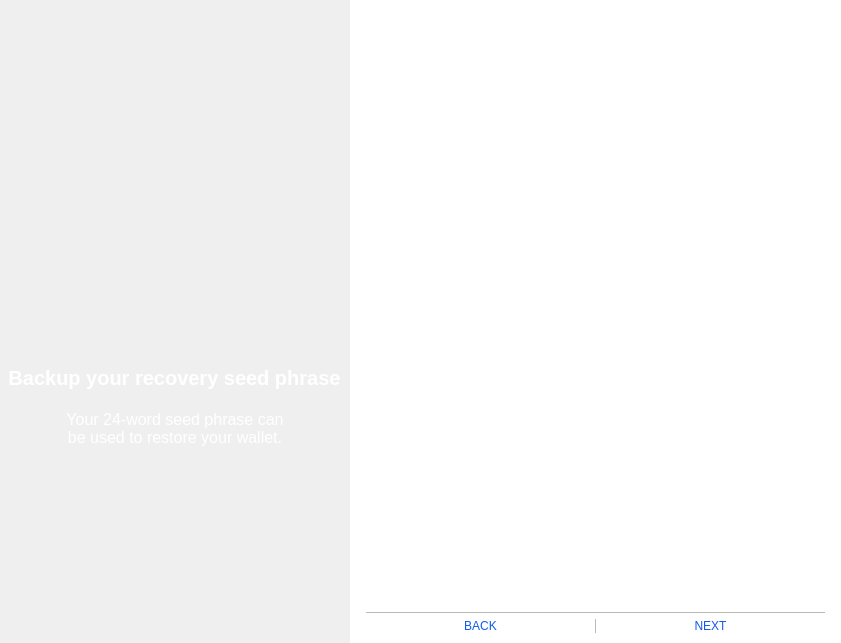
<?xml version="1.0" encoding="UTF-8"?>
<ui version="4.0">
 <class>TutorialWidget</class>
 <widget class="QDialog" name="TutorialWidget">
  <property name="geometry">
   <rect>
    <x>0</x>
    <y>0</y>
    <width>841</width>
    <height>643</height>
   </rect>
  </property>
  <property name="windowTitle">
   <string>Form</string>
  </property>
  <property name="styleSheet">
   <string notr="true">border:none;
padding:0px;
margin:0px;</string>
  </property>
  <layout class="QHBoxLayout" name="horizontalLayout_2">
   <property name="spacing">
    <number>0</number>
   </property>
   <property name="leftMargin">
    <number>0</number>
   </property>
   <property name="topMargin">
    <number>0</number>
   </property>
   <property name="rightMargin">
    <number>0</number>
   </property>
   <property name="bottomMargin">
    <number>0</number>
   </property>
   <item>
    <widget class="QFrame" name="containerLeft">
     <property name="minimumSize">
      <size>
       <width>350</width>
       <height>0</height>
      </size>
     </property>
     <property name="maximumSize">
      <size>
       <width>350</width>
       <height>16777215</height>
      </size>
     </property>
     <property name="styleSheet">
      <string notr="true">#containerLeft {
    border-image: url(&quot;:/icons/Banner_inicio2&quot;) 0 0 0 0 stretch stretch;
    padding:0px;
    margin:0px;
    border:none;
}</string>
     </property>
     <property name="frameShape">
      <enum>QFrame::StyledPanel</enum>
     </property>
     <property name="frameShadow">
      <enum>QFrame::Raised</enum>
     </property>
     <property name="lineWidth">
      <number>0</number>
     </property>
     <layout class="QVBoxLayout" name="verticalLayout_3">
      <property name="spacing">
       <number>0</number>
      </property>
      <property name="leftMargin">
       <number>0</number>
      </property>
      <property name="topMargin">
       <number>0</number>
      </property>
      <property name="rightMargin">
       <number>0</number>
      </property>
      <property name="bottomMargin">
       <number>0</number>
      </property>
      <item>
       <spacer name="verticalSpacer_8">
        <property name="orientation">
         <enum>Qt::Vertical</enum>
        </property>
        <property name="sizeHint" stdset="0">
         <size>
          <width>20</width>
          <height>40</height>
         </size>
        </property>
       </spacer>
      </item>
      <item alignment="Qt::AlignHCenter">
       <widget class="QLabel" name="imgTutorial">
        <property name="minimumSize">
         <size>
          <width>150</width>
          <height>150</height>
         </size>
        </property>
        <property name="maximumSize">
         <size>
          <width>150</width>
          <height>150</height>
         </size>
        </property>
        <property name="text">
         <string/>
        </property>
        <property name="alignment">
         <set>Qt::AlignCenter</set>
        </property>
       </widget>
      </item>
      <item>
       <spacer name="verticalSpacer_9">
        <property name="orientation">
         <enum>Qt::Vertical</enum>
        </property>
        <property name="sizeType">
         <enum>QSizePolicy::Fixed</enum>
        </property>
        <property name="sizeHint" stdset="0">
         <size>
          <width>20</width>
          <height>20</height>
         </size>
        </property>
       </spacer>
      </item>
      <item alignment="Qt::AlignHCenter">
       <widget class="QLabel" name="messageTop">
        <property name="font">
         <font>
          <pointsize>-1</pointsize>
          <weight>75</weight>
          <bold>true</bold>
         </font>
        </property>
        <property name="styleSheet">
         <string notr="true">font-size:20px;
font-weight:bold;
color:#FFFFFF;</string>
        </property>
        <property name="text">
         <string>Backup your recovery seed phrase</string>
        </property>
        <property name="alignment">
         <set>Qt::AlignCenter</set>
        </property>
       </widget>
      </item>
      <item>
       <spacer name="verticalSpacer">
        <property name="orientation">
         <enum>Qt::Vertical</enum>
        </property>
        <property name="sizeType">
         <enum>QSizePolicy::Fixed</enum>
        </property>
        <property name="sizeHint" stdset="0">
         <size>
          <width>20</width>
          <height>20</height>
         </size>
        </property>
       </spacer>
      </item>
      <item alignment="Qt::AlignHCenter">
       <widget class="QLabel" name="messageBottom">
        <property name="styleSheet">
         <string notr="true">font-size:16px;
color:#FFFFFF;
padding:0 20px;</string>
        </property>
        <property name="text">
         <string>Your 24-word seed phrase can 
be used to restore your wallet.</string>
        </property>
        <property name="alignment">
         <set>Qt::AlignCenter</set>
        </property>
       </widget>
      </item>
      <item>
       <spacer name="verticalSpacer_10">
        <property name="orientation">
         <enum>Qt::Vertical</enum>
        </property>
        <property name="sizeHint" stdset="0">
         <size>
          <width>20</width>
          <height>40</height>
         </size>
        </property>
       </spacer>
      </item>
     </layout>
    </widget>
   </item>
   <item>
    <widget class="QFrame" name="frame_2">
     <property name="layoutDirection">
      <enum>Qt::LeftToRight</enum>
     </property>
     <property name="styleSheet">
      <string notr="true">padding-left:16px;
padding-right:16px;
background-color:white;</string>
     </property>
     <property name="frameShape">
      <enum>QFrame::StyledPanel</enum>
     </property>
     <property name="frameShadow">
      <enum>QFrame::Raised</enum>
     </property>
     <layout class="QVBoxLayout" name="verticalLayout_4" stretch="0,0,0">
      <property name="spacing">
       <number>0</number>
      </property>
      <property name="leftMargin">
       <number>0</number>
      </property>
      <property name="topMargin">
       <number>0</number>
      </property>
      <property name="rightMargin">
       <number>0</number>
      </property>
      <property name="bottomMargin">
       <number>10</number>
      </property>
      <item>
       <widget class="QStackedWidget" name="QStackTutorialContainer">
        <property name="styleSheet">
         <string notr="true">#frame2{
	background-color: white;
	border: none;
	padding: 0em 0em;
}</string>
        </property>
        <widget class="QWidget" name="page_3"/>
        <widget class="QWidget" name="page_4"/>
       </widget>
      </item>
      <item>
       <widget class="QLabel" name="line_2">
        <property name="maximumSize">
         <size>
          <width>16777215</width>
          <height>1</height>
         </size>
        </property>
        <property name="styleSheet">
         <string notr="true">background-color:#bababa;</string>
        </property>
        <property name="text">
         <string/>
        </property>
       </widget>
      </item>
      <item>
       <layout class="QHBoxLayout" name="containerBtns" stretch="1,0,1">
        <property name="sizeConstraint">
         <enum>QLayout::SetDefaultConstraint</enum>
        </property>
        <property name="leftMargin">
         <number>0</number>
        </property>
        <property name="topMargin">
         <number>6</number>
        </property>
        <item>
         <widget class="QPushButton" name="btnBack">
          <property name="sizePolicy">
           <sizepolicy hsizetype="Minimum" vsizetype="Maximum">
            <horstretch>0</horstretch>
            <verstretch>0</verstretch>
           </sizepolicy>
          </property>
          <property name="focusPolicy">
           <enum>Qt::NoFocus</enum>
          </property>
          <property name="styleSheet">
           <string notr="true">#btnBack {
color:#105aef; 
border: none;
padding: 0em 0em;
}

#btnBack:hover {
color:#0e45b4; 
}</string>
          </property>
          <property name="text">
           <string>BACK</string>
          </property>
         </widget>
        </item>
        <item>
         <widget class="QLabel" name="btnLineSeparator">
          <property name="enabled">
           <bool>true</bool>
          </property>
          <property name="minimumSize">
           <size>
            <width>1</width>
            <height>0</height>
           </size>
          </property>
          <property name="maximumSize">
           <size>
            <width>1</width>
            <height>36</height>
           </size>
          </property>
          <property name="autoFillBackground">
           <bool>false</bool>
          </property>
          <property name="styleSheet">
           <string notr="true">background-color:#bababa;</string>
          </property>
          <property name="text">
           <string/>
          </property>
          <property name="scaledContents">
           <bool>false</bool>
          </property>
          <property name="alignment">
           <set>Qt::AlignCenter</set>
          </property>
         </widget>
        </item>
        <item>
         <widget class="QPushButton" name="btnNext">
          <property name="sizePolicy">
           <sizepolicy hsizetype="Minimum" vsizetype="Maximum">
            <horstretch>0</horstretch>
            <verstretch>0</verstretch>
           </sizepolicy>
          </property>
          <property name="focusPolicy">
           <enum>Qt::NoFocus</enum>
          </property>
          <property name="styleSheet">
           <string notr="true">#btnNext {
color:#105aef;
border: none;
padding: 0em 0em;
} 

#btnNext:focus { 
 background-color: rgb(255, 255, 255);
 border:none; 
}

#btnNext:hover {
color:#0e45b4;
} 

#btnNext:checked{
    background-color: none;
    border: none;
}</string>
          </property>
          <property name="text">
           <string>NEXT</string>
          </property>
          <property name="checkable">
           <bool>false</bool>
          </property>
         </widget>
        </item>
       </layout>
      </item>
     </layout>
    </widget>
   </item>
  </layout>
 </widget>
 <resources/>
 <connections/>
</ui>
